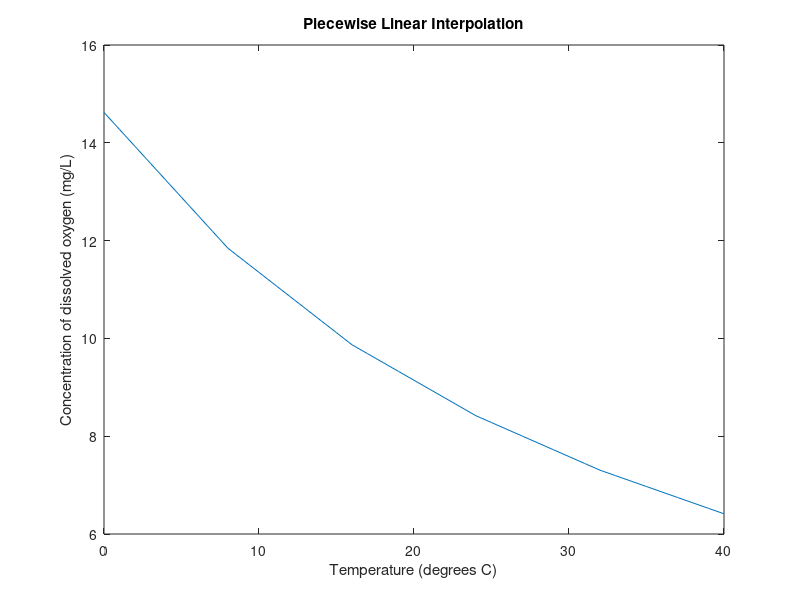
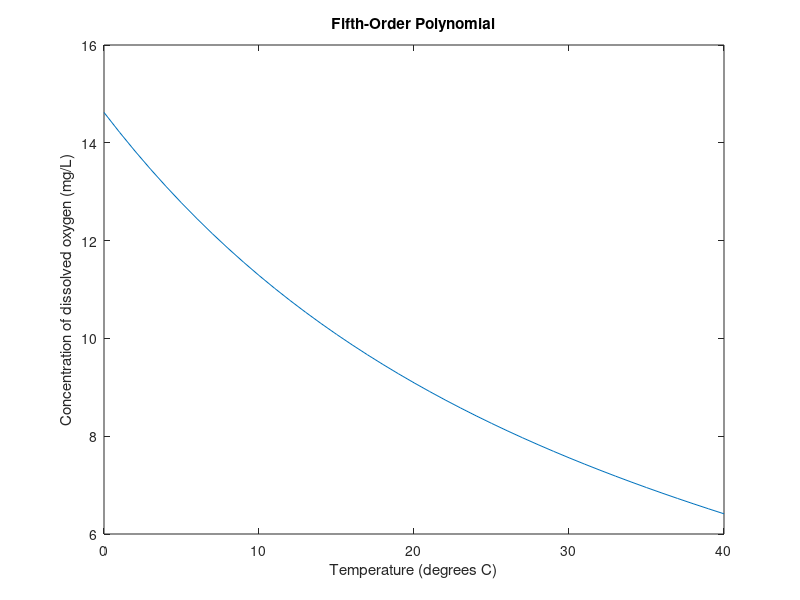
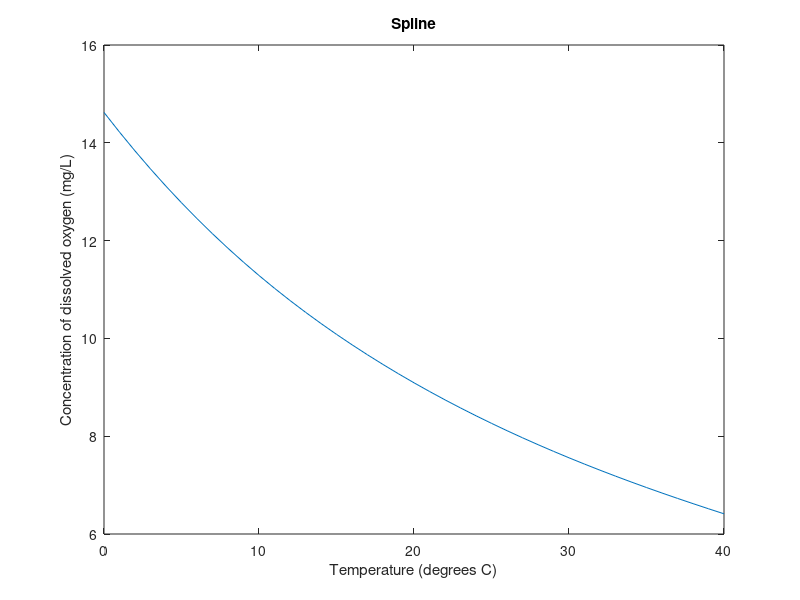

The MATLAB script that drew these images, in order:
%############################################################################
% <Lab 7B>
%
% Course: ENSC 180 Introduction to Engineering Analysis
% Instructor: Dr. Herbert H. Tsang
% Description: Interpolating from data with three different methods
% Due date: 2020/04/13
%
% Author: Devon Burnham
% Input: None
% Output: Interpolated graphs and values at o(27)
% I pledge that I have completed the programming assignment independently.
% I have not copied the code from a student or any source.
% I have not given my code to any student.
%
% Sign here: ___Devon Burnham_______
%############################################################################

%% Declaring and defining variables and constants
temperature =  [0 8 16 24 32 40];
oxy = [14.621 11.843 9.870 8.418 7.305 6.413];

x = 0:40;

%% Creating interpolated vectors
y1 = interp1(temperature, oxy, x); % Defaults to linear
y2 = polyval(polyfit(temperature, oxy, 5), x); % polyfit() returns coefficients, 
                                               % polyval() evaluates from coefficients
y3 = spline(temperature, oxy, x); % pchip() or makima() would also work well here

%% Creating and formatting 3 separate graphs
figure;
plot(x,y1)
title('Piecewise Linear Interpolation')
xlabel('Temperature (degrees C)')
ylabel('Concentration of dissolved oxygen (mg/L)')

figure;
plot(x,y2)
title('Fifth-Order Polynomial')
xlabel('Temperature (degrees C)')
ylabel('Concentration of dissolved oxygen (mg/L)')

figure;
plot(x,y3)
title('Spline')
xlabel('Temperature (degrees C)')
ylabel('Concentration of dissolved oxygen (mg/L)')

%% Displaying values
disp('The values for o(27) are displayed below.')
fprintf('The piecewise linear interpolation produced a value of: %f.\n', y1(27))
fprintf('The fifth-order polynomial produced a value of:         %f.\n', y2(27))
fprintf('The spline produced a value of:                         %f.\n', y3(27))
